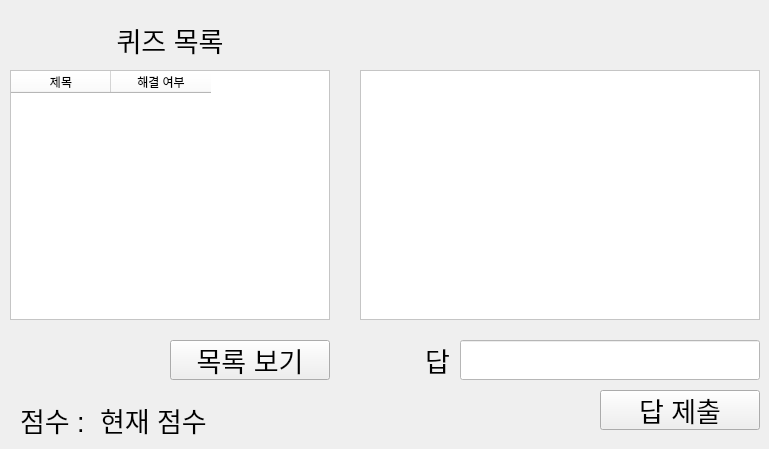
     <widget class="QWidget" name="tab_4">
      <attribute name="title">
       <string>포유류</string>
      </attribute>
      <widget class="QPushButton" name="sendAnswer2">
       <property name="geometry">
        <rect>
         <x>600</x>
         <y>390</y>
         <width>160</width>
         <height>40</height>
        </rect>
       </property>
       <property name="font">
        <font>
         <pointsize>20</pointsize>
        </font>
       </property>
       <property name="text">
        <string>답 제출</string>
       </property>
      </widget>
      <widget class="QTextBrowser" name="quizText2">
       <property name="geometry">
        <rect>
         <x>360</x>
         <y>70</y>
         <width>400</width>
         <height>250</height>
        </rect>
       </property>
       <property name="font">
        <font>
         <pointsize>16</pointsize>
         <weight>75</weight>
         <bold>true</bold>
        </font>
       </property>
       <property name="styleSheet">
        <string notr="true">background-color:rgb(255, 255, 255)</string>
       </property>
       <property name="html">
        <string>&lt;!DOCTYPE HTML PUBLIC &quot;-//W3C//DTD HTML 4.0//EN&quot; &quot;http://www.w3.org/TR/REC-html40/strict.dtd&quot;&gt;
&lt;html&gt;&lt;head&gt;&lt;meta name=&quot;qrichtext&quot; content=&quot;1&quot; /&gt;&lt;style type=&quot;text/css&quot;&gt;
p, li { white-space: pre-wrap; }
&lt;/style&gt;&lt;/head&gt;&lt;body style=&quot; font-family:'Gulim'; font-size:16pt; font-weight:600; font-style:normal;&quot;&gt;
&lt;p style=&quot;-qt-paragraph-type:empty; margin-top:0px; margin-bottom:0px; margin-left:0px; margin-right:0px; -qt-block-indent:0; text-indent:0px; font-weight:400;&quot;&gt;&lt;br /&gt;&lt;/p&gt;&lt;/body&gt;&lt;/html&gt;</string>
       </property>
      </widget>
      <widget class="QLabel" name="exact2">
       <property name="geometry">
        <rect>
         <x>460</x>
         <y>390</y>
         <width>80</width>
         <height>40</height>
        </rect>
       </property>
       <property name="font">
        <font>
         <pointsize>20</pointsize>
        </font>
       </property>
       <property name="text">
        <string/>
       </property>
      </widget>
      <widget class="QLabel" name="correct2">
       <property name="geometry">
        <rect>
         <x>460</x>
         <y>20</y>
         <width>300</width>
         <height>40</height>
        </rect>
       </property>
       <property name="font">
        <font>
         <pointsize>20</pointsize>
        </font>
       </property>
       <property name="text">
        <string/>
       </property>
      </widget>
      <widget class="QLineEdit" name="answerText2">
       <property name="geometry">
        <rect>
         <x>460</x>
         <y>340</y>
         <width>300</width>
         <height>40</height>
        </rect>
       </property>
       <property name="font">
        <font>
         <pointsize>20</pointsize>
        </font>
       </property>
       <property name="styleSheet">
        <string notr="true">background-color:rgb(255, 255, 255)</string>
       </property>
      </widget>
      <widget class="QLabel" name="quizTitle_4">
       <property name="geometry">
        <rect>
         <x>10</x>
         <y>20</y>
         <width>320</width>
         <height>40</height>
        </rect>
       </property>
       <property name="font">
        <font>
         <pointsize>20</pointsize>
        </font>
       </property>
       <property name="text">
        <string>퀴즈 목록</string>
       </property>
       <property name="alignment">
        <set>Qt::AlignCenter</set>
       </property>
      </widget>
      <widget class="QPushButton" name="showQuestions2">
       <property name="geometry">
        <rect>
         <x>170</x>
         <y>340</y>
         <width>160</width>
         <height>40</height>
        </rect>
       </property>
       <property name="font">
        <font>
         <pointsize>20</pointsize>
        </font>
       </property>
       <property name="text">
        <string>목록 보기</string>
       </property>
      </widget>
      <widget class="QTableWidget" name="questionList2">
       <property name="geometry">
        <rect>
         <x>10</x>
         <y>70</y>
         <width>320</width>
         <height>250</height>
        </rect>
       </property>
       <property name="styleSheet">
        <string notr="true">background-color:rgb(255, 255, 255)</string>
       </property>
       <property name="editTriggers">
        <set>QAbstractItemView::NoEditTriggers</set>
       </property>
       <column>
        <property name="text">
         <string>제목</string>
        </property>
       </column>
       <column>
        <property name="text">
         <string>해결 여부</string>
        </property>
       </column>
      </widget>
      <widget class="QLabel" name="score2">
       <property name="geometry">
        <rect>
         <x>100</x>
         <y>400</y>
         <width>160</width>
         <height>40</height>
        </rect>
       </property>
       <property name="font">
        <font>
         <pointsize>20</pointsize>
        </font>
       </property>
       <property name="text">
        <string>현재 점수</string>
       </property>
      </widget>
      <widget class="QLabel" name="label_11">
       <property name="geometry">
        <rect>
         <x>20</x>
         <y>400</y>
         <width>80</width>
         <height>40</height>
        </rect>
       </property>
       <property name="font">
        <font>
         <pointsize>20</pointsize>
        </font>
       </property>
       <property name="text">
        <string>점수 :</string>
       </property>
      </widget>
      <widget class="QLabel" name="label_14">
       <property name="geometry">
        <rect>
         <x>370</x>
         <y>340</y>
         <width>80</width>
         <height>40</height>
        </rect>
       </property>
       <property name="font">
        <font>
         <pointsize>20</pointsize>
        </font>
       </property>
       <property name="text">
        <string>답</string>
       </property>
       <property name="alignment">
        <set>Qt::AlignRight|Qt::AlignTrailing|Qt::AlignVCenter</set>
       </property>
      </widget>
     </widget>
